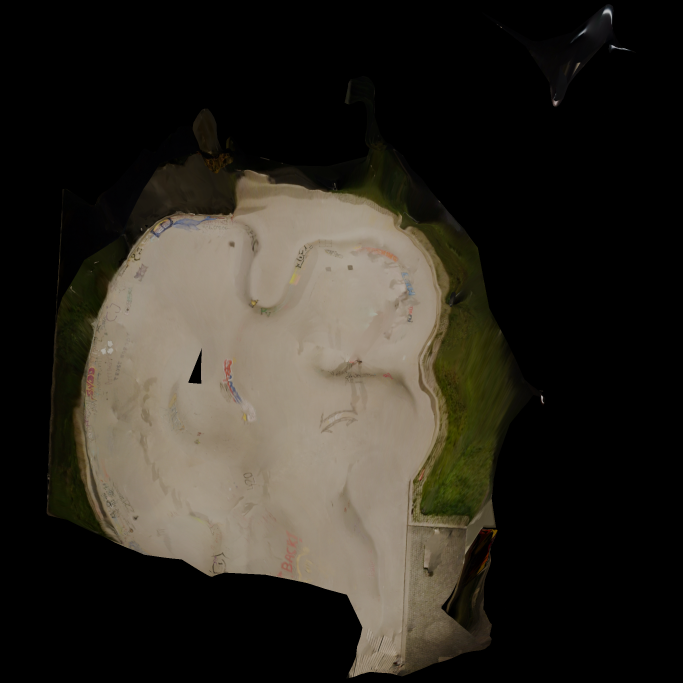
#> input picture data/scan_ortho_topdown.png, 2048 x 2048 px (shown at 1/3 size)
$ python -i ingest_videos.py   (imports and definitions only)   (older library calls are emulated)
#> lines starting #> are read from the running program, lines starting #| are printed output that depends on the picture; after the words box and inside, x2 and y2 are one past the last pixel; in counts of white or black regions, pixels touching at a corner belong together
#> further down, picture is the input picture: shape (2048, 2048, 3); mean B, G, R 34.6, 42.3, 46.4
#!/usr/bin/env python3
"""
STEP 1 & STEP 3.1: Automated Multi-Video Discovery, Classification, Smart Keyframe Extraction,
Person-Free Median Orthophoto Stacking, and GoPro Optical-Flow Telemetry Extraction
for Skatepark "Im Gefilde" (Munich-Neuperlach).

Outputs:
- `data/video_manifest.json`       : Classification & ffprobe metadata of all discovered videos
- `data/frames_drone/`             : Top ~110 sharpest multi-angle 4K aerial frames across all 4 DJI flights
- `data/frames_gopro/`             : Top sharpest undistorted 4 FPS keyframes from the GoPro skate run
- `data/photogrammetry_input/`     : Unified photogrammetry dataset (with moving skaters masked/inpainted
                                     + static ground reference photos `07.33.21.jpg`, `07.34.08.jpg`, `07.36.05.jpg`)
- `data/drone_nadir_orthophoto_4k.png` : Skater-free 4K top-down orthophoto median-stacked from DJI flight 353
- `data/gopro_telemetry.json` & `public/models/gopro_telemetry.json` : Real GoPro skate-run speed, pump Hz, & 3D Ghost Line
"""

import os
import sys
import glob
import json
import math
import shutil
import subprocess
from pathlib import Path
import cv2
import numpy as np

ROOT_DIR = Path(__file__).resolve().parent.parent
DATA_DIR = ROOT_DIR / "data"
DRONE_OUT_DIR = DATA_DIR / "frames_drone"
GOPRO_OUT_DIR = DATA_DIR / "frames_gopro"
PHOTOGRAM_DIR = DATA_DIR / "photogrammetry_input"
REF_IMG_DIR = ROOT_DIR / "reference_images"
PUBLIC_MODELS_DIR = ROOT_DIR / "public" / "models"


# [236 lines left out: functions discover_videos, probe_video, laplacian_sharpness, mask_moving_skaters_against_median, extract_drone_keyframes, undistort_gopro_wide, not called in this run]


def mask_skater_in_gopro_frame(img_bgr: np.ndarray) -> tuple[np.ndarray, float]:
    """
    Detects the foreground skater (dark charcoal hoodie / jeans / board in the left/lower FOV)
    and computes the visible concrete/graffiti wall ratio. Also inpaints/masks the skater
    for photogrammetry frames.
    """
    h, w = img_bgr.shape[:2]
#> h = 2048; w = 2048
    hsv = cv2.cvtColor(img_bgr, cv2.COLOR_BGR2HSV)
#> hsv: shape (2048, 2048, 3); mean H, S, V 10.1, 36.3, 46.5
    # Concrete is high value, low saturation (warm gray/beige)
    concrete_mask = (hsv[:, :, 1] < 65) & (hsv[:, :, 2] > 105)
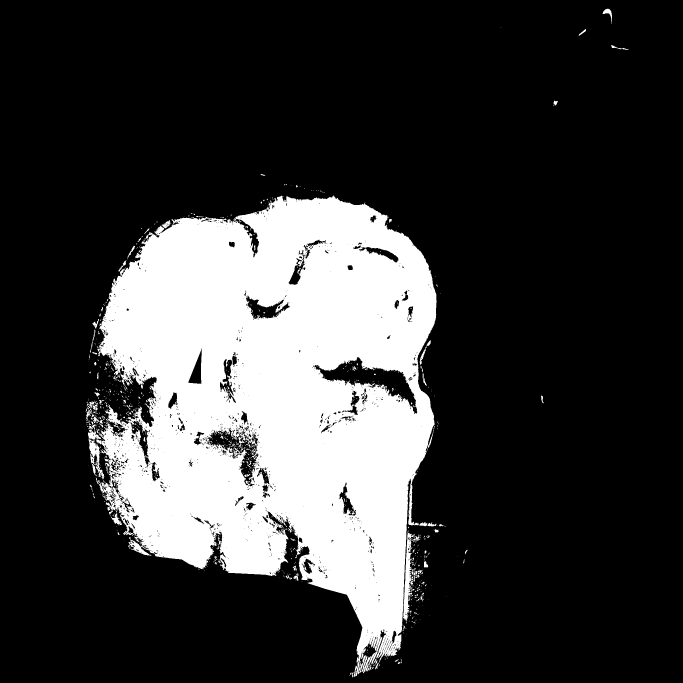
#> concrete_mask: shape (2048, 2048) bool (shown at 1/3 size); 22.6% white; 968 white regions (834 under 20 px), largest, box (x1, y1, x2, y2) and area: (287, 586, 1310, 2031) 926583, (1209, 1591, 1244, 1864) 3636, (264, 1288, 313, 1438) 2465
    concrete_ratio = float(np.mean(concrete_mask))
#> concrete_ratio = 0.226

    # Foreground skater mask (left 55% of frame where dark hoodie/pants appear against bright concrete)
    dark_fg = (hsv[:, :, 2] < 85).astype(np.uint8) * 255
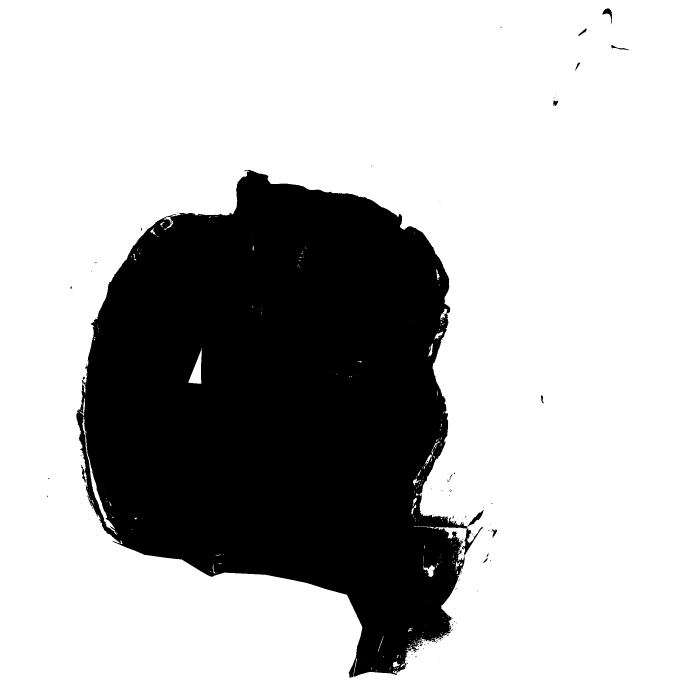
#> dark_fg: shape (2048, 2048) (shown at 1/3 size); 71.5% white; 128 black regions (111 under 20 px), largest, box (x1, y1, x2, y2) and area: (229, 510, 1451, 2033) 1191323, (1807, 25, 1836, 73) 448, (1834, 135, 1888, 151) 206
    dark_fg[:, int(w * 0.62):] = 0  # Keep upper-right concrete wall & graffiti untouched
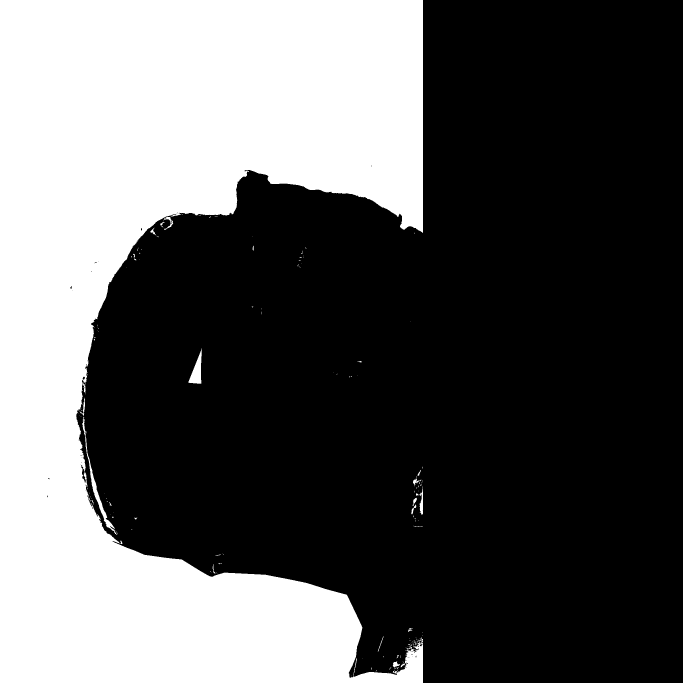
#> dark_fg: shape (2048, 2048) (shown at 1/3 size); 35.3% white; 160 white regions (131 under 20 px), largest, box (x1, y1, x2, y2) and area: (0, 0, 1269, 2048) 1472605, (247, 1250, 351, 1605) 2648, (565, 1045, 606, 1151) 2008
    kernel = cv2.getStructuringElement(cv2.MORPH_ELLIPSE, (19, 19))
    skater_mask = cv2.morphologyEx(dark_fg, cv2.MORPH_CLOSE, kernel)
#> skater_mask: shape (2048, 2048); 35.7% white; 31 white regions (19 under 20 px), largest, box (x1, y1, x2, y2) and area: (0, 0, 1269, 2048) 1491647, (1234, 1409, 1269, 1580) 2888, (565, 1045, 606, 1151) 2008
    skater_mask = cv2.dilate(skater_mask, kernel, iterations=1)
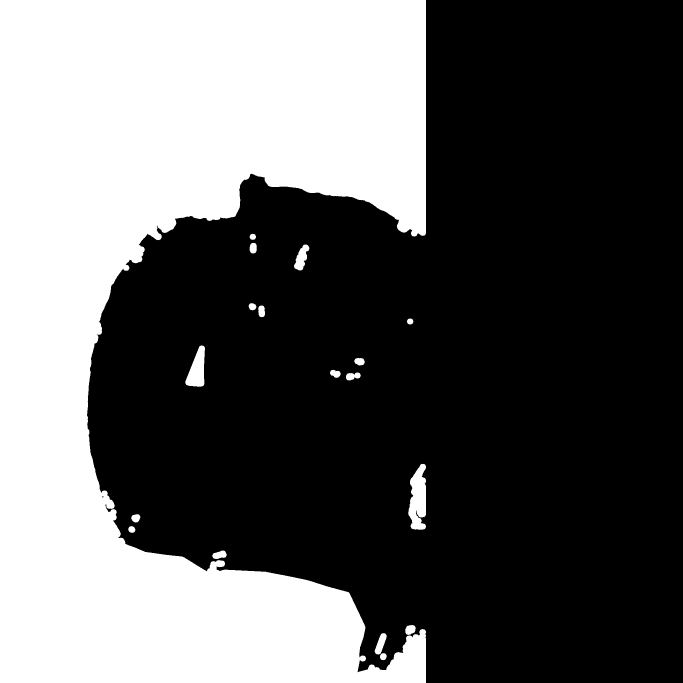
#> skater_mask: shape (2048, 2048) (shown at 1/3 size); 37.1% white; 18 white regions, largest, box (x1, y1, x2, y2) and area: (0, 0, 1278, 2048) 1533880, (1225, 1391, 1278, 1589) 7682, (556, 1036, 615, 1160) 4570

    # Downscaled Telea inpainting for fast, smooth concrete replacement where skater stood
    small_img = cv2.resize(img_bgr, (w // 4, h // 4))
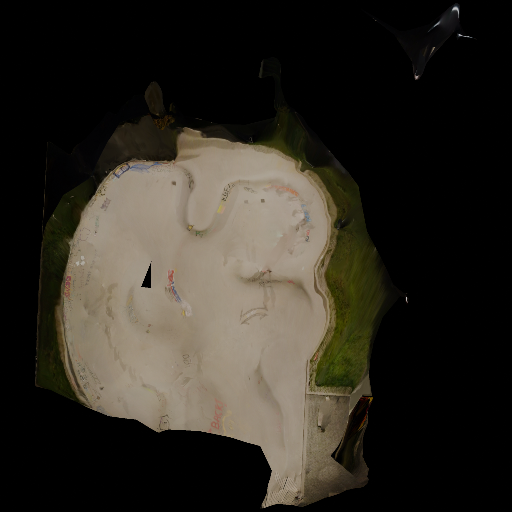
#> small_img: shape (512, 512, 3); mean B, G, R 34.6, 42.4, 46.4
    small_mask = cv2.resize(skater_mask, (w // 4, h // 4))
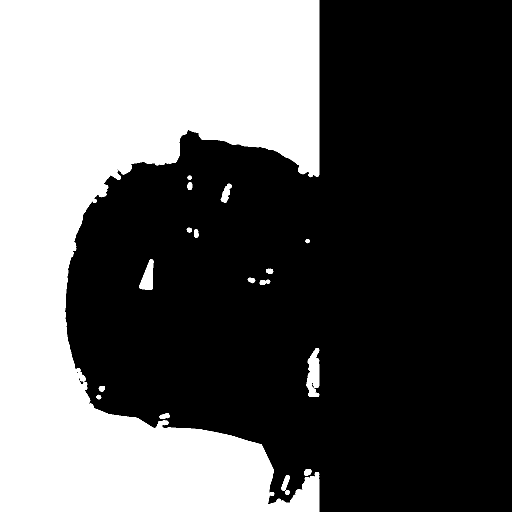
#> small_mask: shape (512, 512); min 0, max 255, mean 94.6
    inpainted_small = cv2.inpaint(small_img, small_mask, 7, cv2.INPAINT_TELEA)
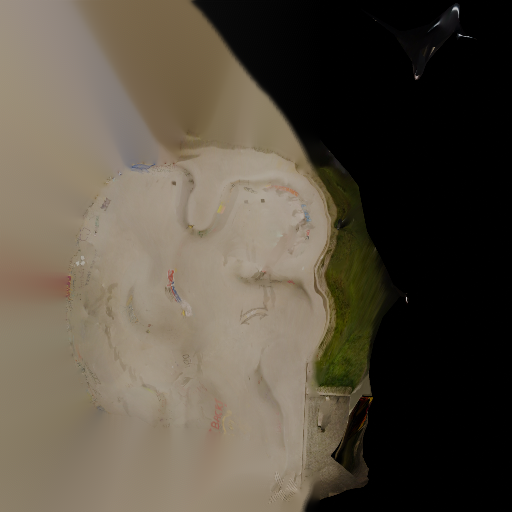
#> inpainted_small: shape (512, 512, 3); mean B, G, R 66.6, 80, 88.4
    inpainted_full = cv2.resize(inpainted_small, (w, h), interpolation=cv2.INTER_LINEAR)

    alpha = cv2.GaussianBlur(skater_mask.astype(np.float32) / 255.0, (31, 31), 0)[:, :, None]
    masked_img = (img_bgr.astype(np.float32) * (1.0 - alpha) + inpainted_full.astype(np.float32) * alpha).astype(np.uint8)
    return masked_img, concrete_ratio


# [299 lines left out: functions extract_gopro_keyframes_and_telemetry, assemble_unified_photogrammetry_input, main, not called in this run]


# [2 lines not run here, left out]

>>> import cv2
>>> picture = cv2.imread('../data/scan_ortho_topdown.png')
>>> result = mask_skater_in_gopro_frame(picture)
